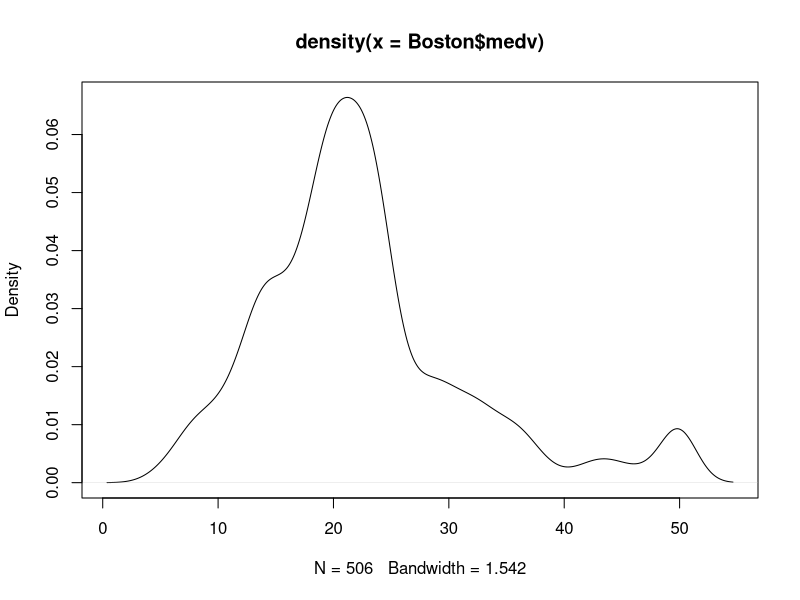
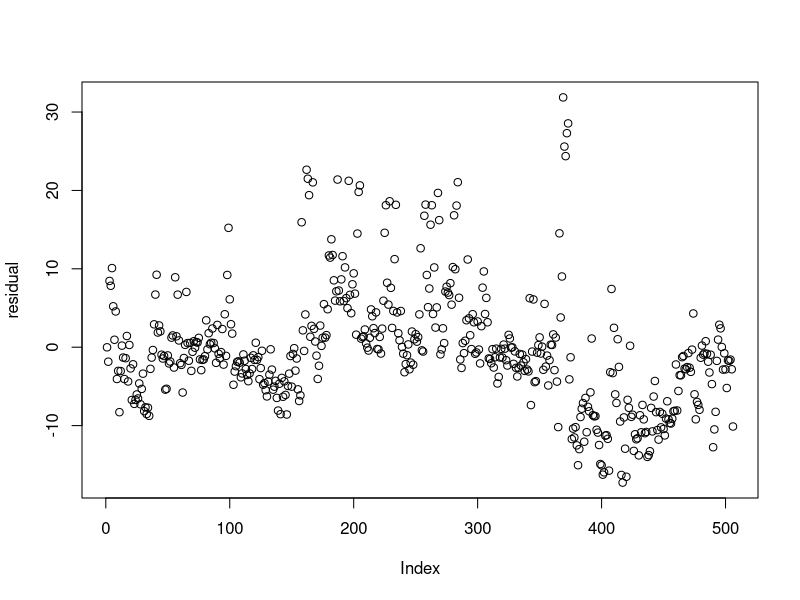

Recreate these plots in R, in order.
require(MASS)
data("Boston")

summary(Boston)
plot(density(Boston$medv))

y <- Boston$medv
x <- Boston$rm

x <- cbind(1,x)
theta<- c(0,0)
m <- nrow(x)

costFunction <- function(x, y, theta){
  cost <- sum(((x%*%theta)- y)^2)/(2*m)
  return(cost)
}

cost <- costFunction(x, y, theta)

alpha <- 0.001
iterations <- 1500

prev_cost <- 9999
for(i in 1:iterations)
{
  theta[1] <- theta[1] - alpha * (1/m) * sum(((x%*%theta)- y))
  theta[2] <- theta[2] - alpha * (1/m) * sum(((x%*%theta)- y)*x[,2])
  cost <- costFunction(x, y, theta)
  print(cost)
  if(abs(prev_cost - cost) < 0.0001){
    break
  }
  prev_cost <- cost
}

predicted <- x%*%theta
residual <- y - predicted
plot(residual)
